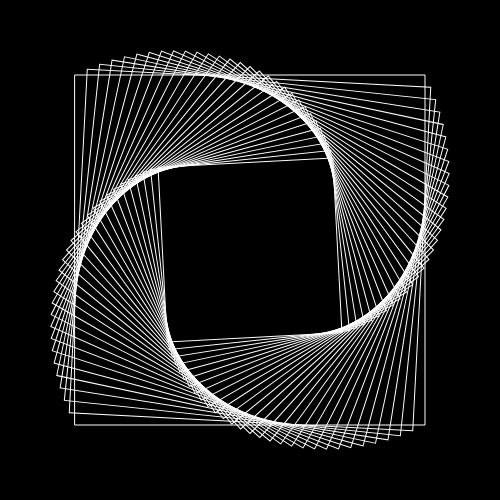
Frame 1 (no input)
Frame 60 (no input): identical to frame 1, image omitted
Frame 120 (the mouse pressed at the canvas centre since frame 60): identical to frame 1, image omitted

The p5.js sketch that drew this single still picture (run headless with seeded random() and noise() and a simulated clock; from frame 60 on, the mouse is pressed at the canvas centre):

// p5.js sketch
// ── sketch.js
let nb = 30;
let rot = 3;
let dim = 350;
let f = 1;
let fmin = 0.5;

function setup() {
  createCanvas(500, 500);
  rectMode(CENTER);
  angleMode(DEGREES);
  
  sliderNb = createSlider(2, 100, nb, 1);
  sliderRot = createSlider(0, 6, rot);
  sliderFmin = createSlider(0.0, 1, fmin, 0.05);
}

function draw() {
  
  nb = sliderNb.value()
  rot = sliderRot.value()
  fmin = sliderFmin.value()

  background(0);
  translate(width/2,height/2);
  noFill();
  stroke(255);
  for (let i=0; i<nb ; i=i+1){
    f = map(i,0,nb-1,1,fmin);
    //
    // Draw your own pattern here ! 
    // f is a number linearly varying between 1 and fmin
    square(0,0, f*dim);
    // 
    rotate(rot);
  }
}
